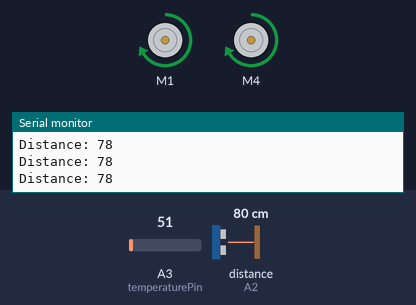
A sketch run on a simulated Arduino Uno, built with avr-gcc and run on an emulated ATmega328P. On the bench: 2 × DC motor (green arrow = forward, orange = backward, longer = faster), the last lines printed to the serial monitor. Wiring (inferred from the names in the program): ultrasonic range finder: trigger A0; echo A2. Inputs (shaded band) come from the test bench; at power-on: distance to the obstacle (sensor on A2) 80 cm, A3 (temperaturePin) = 51. The echo pulse lasts 58.3 µs per cm; no radio packets arrive unless stated.

Above: at 1.6 s.
1.7 s: distance to the obstacle (sensor on A2) set to 57 cm
3.2 s: distance to the obstacle (sensor on A2) set to 48 cm
At 3.8 s:
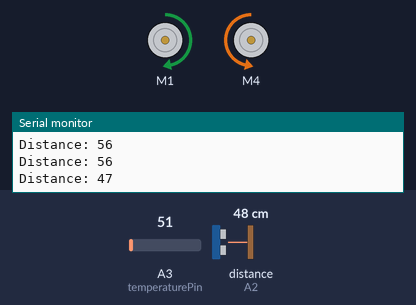
6.2 s: distance to the obstacle (sensor on A2) set to 60 cm
At 7.0 s:
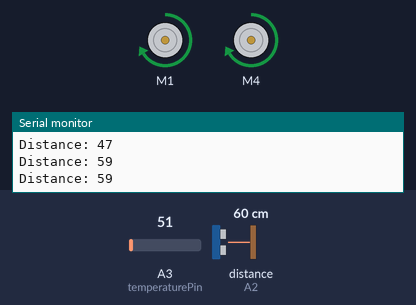
7.9 s: distance to the obstacle (sensor on A2) set to 2 cm
At 8.3 s:
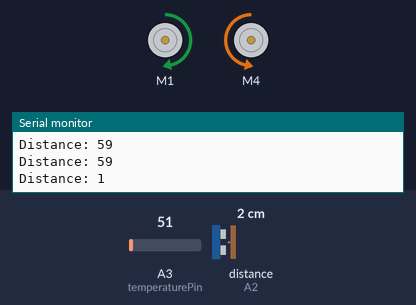
Timing chart, 0 to 10.9 s (numbered marks = the images above; inputs shaded):
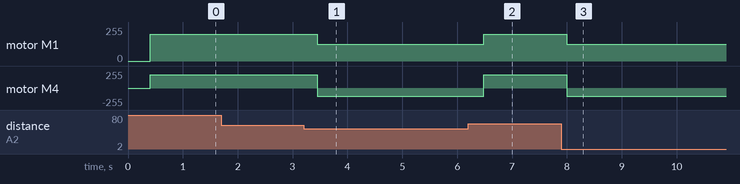

The sketch:

vol-e_2.ino
```cpp
 /* Motor configuration:
 *
 *    FRONT
 *
 * (1)      (2)
 *
 *     BACK
 *
 */

// Import libraries:
#include <AFMotor.h>
#include <SPI.h>
#include <nRF24L01.h>
#include <RF24.h>

// Set motor speeds:
const int motor1DefaultSpeed = 200;
const int motor2DefaultSpeed = 200;
const int motor1TurnSpeed = 125;
const int motor2TurnSpeed = 125;

// Set minimum distance for robot to start turning:
const int minDistance = 50; //cm

// Set RC transceiver pins:
const int CEPin = A4;
const int CSNPin = A5;

// Set motor pins:
AF_DCMotor motor1(1);
AF_DCMotor motor2(4);

// Set distance sensor pins:
const int trigPin = A0;
const int echoPin = A2;

// Set temperature sensor pins:
const int temperaturePin = A3;

// Define variable types:
long duration;
int distance;

// Create data structure for position and temperature:
struct Data_Package{
  byte X; // position coordinate 1
  byte Y; // position coordinate 2
  byte T; // temperature
};
// Create variable with this structure:
struct Data_Package data;

// Create radio object:
RF24 radio(CEPin,CSNPin);
// Define RC address:
const byte address[6] = "00001";

void setup() {

  // Initialize serial connection:
  Serial.begin(9600);

  // Initialize RC:
  radio.begin();
  delay(200);
  // Set the address:
  radio.openWritingPipe(address);
  // Set module as transmitter:
  radio.stopListening();

  // Set analog pin modes:
  pinMode(trigPin,OUTPUT);
  pinMode(echoPin,INPUT);
  pinMode(CEPin,OUTPUT);
  pinMode(CSNPin,OUTPUT);

  // Set default motor speeds:
  motor1.setSpeed(motor1DefaultSpeed);
  motor1.run(RELEASE);
  motor2.setSpeed(motor2DefaultSpeed);
  motor2.run(RELEASE);
  delay(200);

}

void loop() {

  // Assign motor directions:
  motor1.run(FORWARD);
  motor2.run(FORWARD);

  // Clear the trigPin:
  digitalWrite(trigPin, LOW);
  delayMicroseconds(2);
  // Set the trigPin on HIGH state for 10 ms:
  digitalWrite(trigPin, HIGH);
  delayMicroseconds(10);
  digitalWrite(trigPin, LOW);
  // Read the echoPin and return the sound wave travel time in ms:
  duration = pulseIn(echoPin, HIGH);
  // Calculate the distance in cm:
  distance = duration * 0.034 / 2;
  // Print the distance:
  Serial.print("Distance: ");
  Serial.println(distance);

  // Move forward if no obstacle is present:
  if (distance > minDistance) {
    motor1.setSpeed(motor1DefaultSpeed);
    motor2.setSpeed(motor2DefaultSpeed);
  }

  // Turn right if obstacle is present:
  else {
    // Motor 1 forward
    motor1.setSpeed(0);
    motor1.setSpeed(motor1TurnSpeed);
    // Motor 2 backward
    motor2.setSpeed(0);
    motor2.run(BACKWARD);
    motor2.setSpeed(motor2TurnSpeed);
  }

  // Read data from temperature sensor:
  data.T = analogRead(temperaturePin);

  // Read position data:


  // Send data to receiver:
  radio.write(&data, sizeof(Data_Package));

  // Wait 0.5 seconds:
  delay(500);

}
```

Measured:
- the behaviour switches between 52 and 51 cm on distance to the obstacle (sensor on A2) (found by bisection; images 0 and 1)
- after the input at 3.2 s, motor M1: forward 200/255 → forward 125/255 after 0.25 s; motor M4: forward 200/255 → backward 125/255 after 0.25 s
- after the input at 6.2 s, motor M1: forward 125/255 → forward 200/255 after 0.28 s; motor M4: backward 125/255 → forward 200/255 after 0.28 s
- after the input at 7.9 s, motor M1: forward 200/255 → forward 125/255 after 0.10 s; motor M4: forward 200/255 → backward 125/255 after 0.10 s
